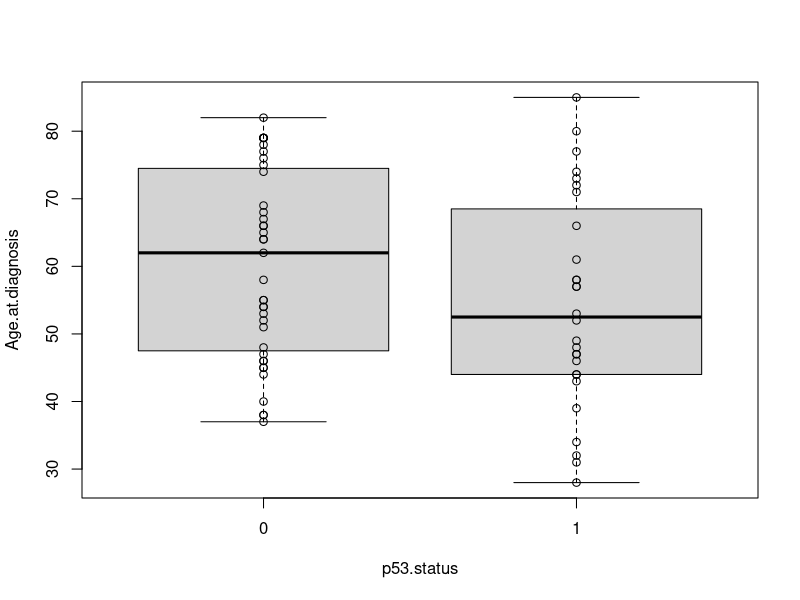
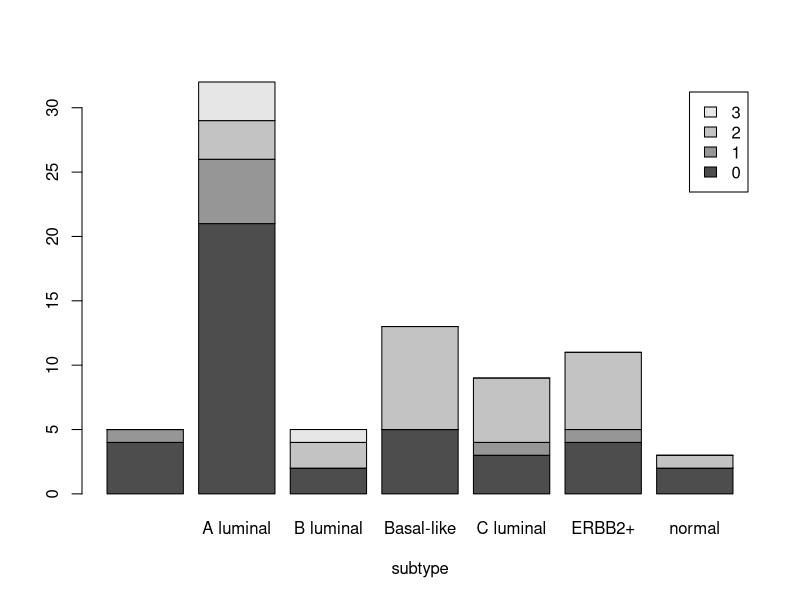
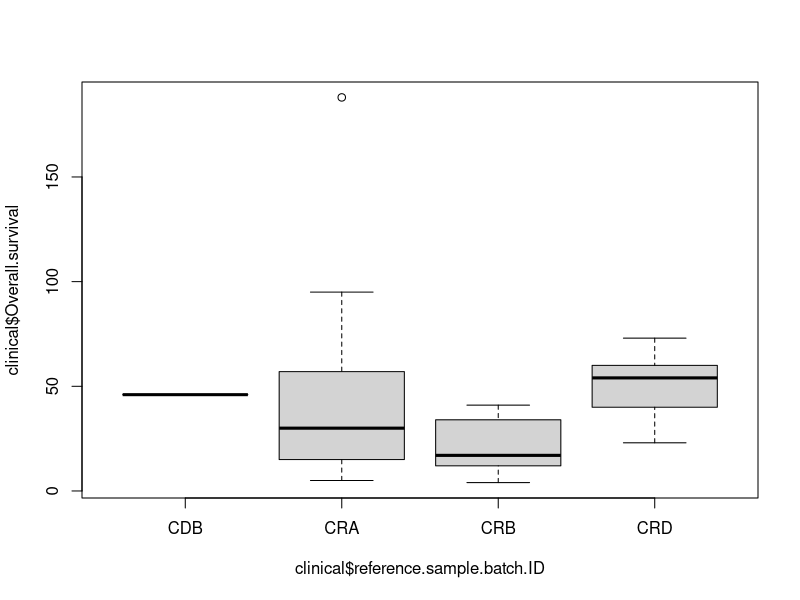

The R script that drew these images, in order: (Note: this script raises an error after producing the figures.)
### Groupe L
### Analyse des associations entre les paires de variables cliniques
clinical = read.csv("ClinicalData_82patients.csv", header=T, row.name=1)

### 1) p53.status et age.at.diagnosis (qualitative/quantitative)
clinical [ , c("p53.status", "Age.at.diagnosis")]
boxplot( clinical$Age.at.diagnosis ~ as.factor(clinical$p53.status), xlab="p53.status", ylab="Age.at.diagnosis")
points( clinical$Age.at.diagnosis ~ as.factor(clinical$p53.status))
pairwise.t.test( clinical$Age.at.diagnosis, clinical$p53.status)
### La probabilite de se tromper si on rejette H0 est de 0,11 (valeur p). On considère ce risque trop élevé (p>0.05), donc on accepte H0, ce qui signifie que la moyenne d'âge des patientes dont le statut p53 est égal à 0 (=wild type) ne diffère pas significativement de celle des patientes dont le statut p53 est égale à 1 (=gène muté). Il y a donc indépendance de ces deux variables (p53.status et Age.at.diagnosis).

### 2) subtype et status (qualitative/qualitative)
#table(clinical$subtype)
#table(clinical$Status)
table(Status=clinical$Status, subtype=clinical$subtype)
barplot( table(clinical$Status, clinical$subtype), legend=T, xlab="subtype" )
#chisq.test( table(clinical$Status, clinical$subtype) ) # test non valide, car effectifs trop faibles pour certaines cases de la table de contingence (table(Status=clinical$Status, subtype=clinical$subtype)). On doit donc procéder ici au test de Fisher
fisher.test( table(clinical$Status, clinical$subtype), workspace = 2e8 )
### La probabilite de se tromper si on rejette H0 est de p=0.02742. Alors on rejette H0, donc il y a association entre ces deux variables (status et subtype)

### 3) reference.sample.batch.ID et overall.survival (qualitative/quantitative)
clinical [ , c("reference.sample.batch.ID", "Overall.survival")]
boxplot( clinical$Overall.survival ~ clinical$reference.sample.batch.ID)
points( clinical$Overall.survival ~ clinical$reference.sample.batch.ID)
# pour faire les tests de comparaison de moyenne, on ne prend pas en compte la modalité CDB de la variable reference.., pour laquelle 1 seule valeur de survie est présente dans le jeu de données. Insuffisant pour le test (facteur 1/(n-1), donc valeur non définie pour n=1)
pairwise.t.test( clinical$Overall.survival[ clinical$reference.sample.batch.ID!="CDB" ], droplevels(clinical$reference.sample.batch.ID[ clinical$reference.sample.batch.ID!="CDB" ]))
### conclusion à compléter

### 4) histology et ER.status (qualitative/qualitative)
#table(clinical$ER.status)
#table(clinical$Histology)
table(ER_status=clinical$ER.status, Histo=clinical$Histology)
barplot( table(clinical$ER.status, clinical$Histology), legend=T, xlab="Histology")
#il faut ici éliminer les catégories d'Histologie pour lesquelles les patients n'ont pas de données de ER.status
chisq.test( table( droplevels(as.factor(clinical$ER.status[ clinical$Histology!="Fibroadenoma" & clinical$Histology!="Normal breast" ])), droplevels(clinical$Histology[ clinical$Histology!="Fibroadenoma" & clinical$Histology!="Normal breast" ])) )
fisher.test( table( droplevels(as.factor(clinical$ER.status[ clinical$Histology!="Fibroadenoma" & clinical$Histology!="Normal breast" ])), droplevels(clinical$Histology[ clinical$Histology!="Fibroadenoma" & clinical$Histology!="Normal breast" ])) )
### La probabilite de se tromper si on rejette H0 est de 90% (p=0,9079). Alors on accepte H0, donc il n'y a pas d'association entre ces deux variables (histology et ER.status).

### 5) tumor size et subtype (qualitative/qualitative)
#table(clinical$subtype)
#table(clinical$tumor.size.)
table(tumor.size.=clinical$tumor.size., subtype=clinical$subtype)
barplot( table(clinical$tumor.size., clinical$subtype), legend=T, xlab="subtype")
chisq.test( table(clinical$tumor.size, clinical$subtype) )
fisher.test( table(clinical$tumor.size, clinical$subtype) )
### La probabilite de se tromper si on rejette H0 est de 65% (p=0,6495). Alors on accepte H0, donc il n'y a pas d'association entre ces deux variables (tumor size et subtype). On constate ce resultat d'acceptation de H0 dans les deux tests (Fisher et Chi2)
